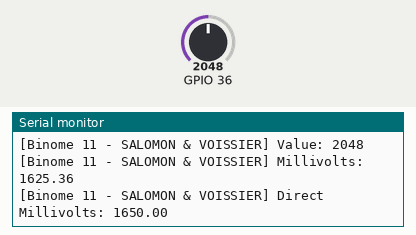
Bench run of a program on a simulated ESP32. On the bench: the last lines printed to the serial monitor. The inputs (shaded band) are chosen by the test bench; at power-on: GPIO 36 = 2048.

Above: at 1.2 s.
1.3 s: GPIO 36 set to 2866
At 2.6 s:
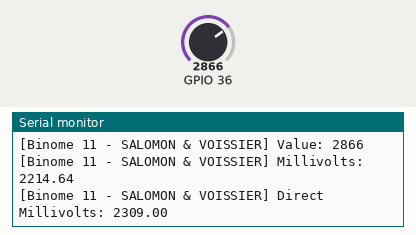
2.8 s: GPIO 36 set to 3603
At 3.8 s:
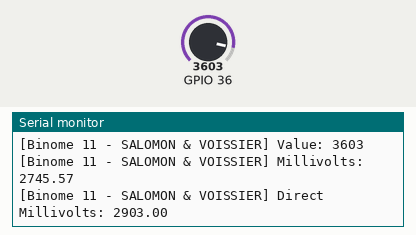
Timing chart, 0 to 5.8 s (numbered marks = the images above; inputs shaded):
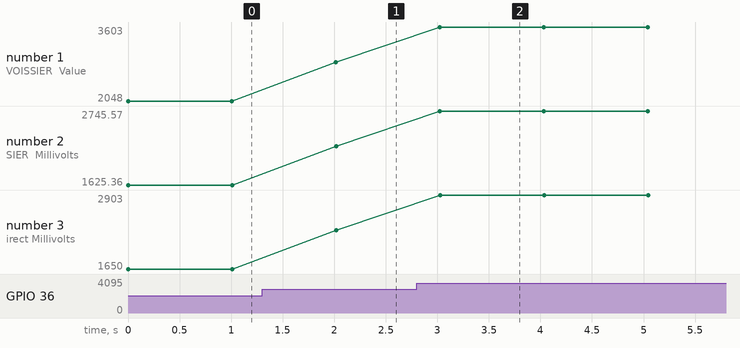

Measured:
- after the input at 1.3 s, the serial monitor: prints a new line after 0.72 s (image 1)
- after the input at 2.8 s, the serial monitor: prints a new line after 0.23 s (image 2)
- plotted number 1: 2048 → 2866 after the input at 1.3 s, 2866 → 3603 after the input at 2.8 s
- plotted number 2: 1625.36 → 2214.64 after the input at 1.3 s, 2214.64 → 2745.57 after the input at 2.8 s
- plotted number 3: 1650 → 2309 after the input at 1.3 s, 2309 → 2903 after the input at 2.8 s

The program:

main.cpp
```cpp
// See https://docs.espressif.com/projects/arduino-esp32/en/latest/api/adc.html
// Example of using ADC on ESP32 with Arduino framework
#include <Arduino.h>

void setup() {
    Serial.begin(115200);
    // Configure ADC on GPIO 36 (ADC1_CH0)
    analogSetPinAttenuation(36, ADC_11db);  // Set attenuation to max (~3.1V), = ADC_ATTEN_DB_12 sur le coeur 3.x
    analogSetWidth(12);                                               // Set ADC resolution to 12 bits (0-4095)
}

void loop() {
    // Read raw ADC value (0-4095)
    int value = analogRead(36);
    Serial.println("[Binome 11 - SALOMON & VOISSIER] Value: " + String(value));

    // Convert raw value to millivolts (150-3100mV with 11dB or 12dB attenuation with ESP32)
    float voltage = (float)value * (3100.0 - 150.0) / 4095.0 + 150.0;

    // Directly read voltage in millivolts
    float direct_voltage = analogReadMilliVolts(36);

    // Print calculated and direct millivolt values
    Serial.println("[Binome 11 - SALOMON & VOISSIER] Millivolts: " + String(voltage));
    Serial.println("[Binome 11 - SALOMON & VOISSIER] Direct Millivolts: " + String(direct_voltage));

    delay(1000);  // Wait 1 second
}
```
